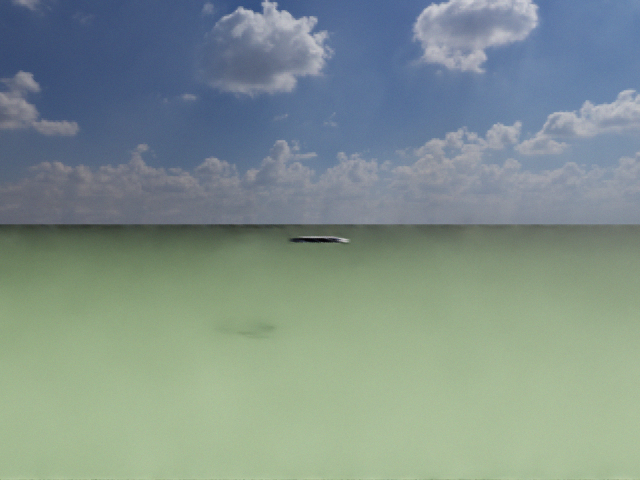
#> input picture data/gate_clean/frame_000000.png, 640 x 480 px
$ python -i detector.py   (imports and definitions only)
#> lines starting #> are read from the running program, lines starting #| are printed output that depends on the picture; after the words box and inside, x2 and y2 are one past the last pixel; in counts of white or black regions, pixels touching at a corner belong together
# -*- coding: utf-8 -*-
"""
detector.py — 自适应 Hough 圆门检测器（SparrowHawk TII 2026, §V.A Algorithm 1 复刻）
=================================================================================

论文给定参数（正文明确写出的全部保留原值）：
    预处理        降采样 → 灰度 → 高斯 → 形态学 → Canny
    Hough 圆      param1 = 30, param2 初值 = 55
    评估器 E      候选圆画在零底图上与 ROI 二值掩码按位与，重叠像素按候选圆
                  周长归一化 → 匹配分；fitDegree = 0.8, minFitDegree = 0.5,
                  保留前 maxFitNum = 3
    自适应机制    param2_update()：累加器阈值按检出半径成比例动态调整
    滑窗          每 period = 3 帧评估一帧，结果存 capacity = 7 的缓冲，
                  超限丢弃最旧；无有效候选时重置 param2；其余情况沿用上一
                  帧结果保证时序稳定

论文未给定、由本实现选定（均可从 PreprocessConfig 覆盖）：
    param2 比例律  Hough 累加器投票数近似 ∝ 圆周长 ∝ r，故取
                  param2 = clip(param2_0 · r / r_ref, p2_min, p2_max)，
                  r_ref = 工作分辨率高度 / 6。远小圆自动放宽阈值、近大圆
                  自动收紧（论文 Fig.8 干净动态集里朴素 Hough 恰是在"门的
                  像素尺寸变大后"失效的，此律即针对该失效模式）
    ROI 掩码      取 Canny 边缘图再膨胀 2px（容忍圆定位误差的容差带）
    输出稳定化    被接受的逐帧检测进 buffer，对外输出 = buffer 中位数
                  （论文只说滑窗"stabilize the estimates"，未给聚合方式）

依赖：numpy + opencv（Isaac Sim 自带 Python 4.11 / 系统 Python 4.13 均可）。
"""

from __future__ import annotations

import math
import time
from collections import deque
from dataclasses import dataclass, field
from typing import Dict, List, Optional, Tuple

import cv2
import numpy as np


# ============================================================
# 数据结构
# ============================================================

@dataclass
class GateDetection:
    """一次门检测结果（全分辨率像素坐标）。

    u, v   : 圆心像素坐标
    r      : 圆半径（像素）
    fit    : 评估器匹配分 ∈ [0,1]（buffer 中位数输出时取最优帧的 fit）
    valid  : 本帧是否给出了有效检测（滑窗沿用帧也视为 valid=True，
             因为它承载的是最近一次有效估计 —— 与论文"沿用上一帧"一致）
    latency_ms : 本帧算法耗时（含沿用帧的近零耗时，统计 FPS 时有意义）
    """

    u: float = 0.0
    v: float = 0.0
    r: float = 0.0
    fit: float = 0.0
    valid: bool = False
    latency_ms: float = 0.0

    # [7 lines left out: function normalized_errors, not called in this run]


@dataclass
class PreprocessConfig:
    """预处理与检测全部可调参数（默认 = 论文值 + 本实现选定值）。"""

    # —— 论文原值 ——
    param1: float = 30.0            # Canny 高阈值（Hough 内部用）
    param2_0: float = 55.0          # 累加器阈值初值
    fit_degree: float = 0.8         # 接受为最终结果的匹配分阈值
    min_fit_degree: float = 0.5     # 候选保留下限
    max_fit_num: int = 3            # 每帧保留候选数上限
    period: int = 3                 # 每 N 帧评估一帧
    capacity: int = 7               # 滑窗缓冲容量

    # —— 本实现选定（论文未给） ——
    downsample: int = 2             # 工作分辨率 = 全分辨率 / 此值
    min_radius: int = 5             # 工作分辨率下最小半径（px）
    max_radius: int = 130           # 工作分辨率下最大半径（px）
    min_dist: int = 24              # Hough 圆心最小间距（px）
    gauss_ksize: int = 5            # 高斯核
    morph_ksize: int = 3            # 形态学核（开运算去噪点）
    roi_dilate: int = 2             # ROI 掩码膨胀像素（匹配容差带）
    circle_thickness: int = 1       # 评估器画候选圆的线宽
    p2_min: float = 18.0            # param2 动态下限
    p2_max: float = 110.0           # param2 动态上限
    r_ref: Optional[float] = None   # param2 比例律参考半径；None = h_work/6
    # 散度门（时序一致性硬门）：实采杂乱集中柱边+地平线可拼出 fit≈1.0
    # 的假圆，纯 fit 排序会被劫持。候选与滑窗中位估计的圆心距超过
    # gate_dist_sigma·r̄ 一律拒收（不进缓冲，保持上一帧输出），连续
    # reject_flush 帧被拒则冲刷缓冲+重置 param2 重新捕获。
    gate_dist_sigma: float = 1.5
    reject_flush: int = 5


# ============================================================
# 检测器
# ============================================================

class AdaptiveHoughDetector:
    """SparrowHawk 自适应 Hough 门检测器（时序有状态，逐帧喂 BGR 图）。"""

    def __init__(self, cfg: Optional[PreprocessConfig] = None):
        self.cfg = cfg or PreprocessConfig()
        self._param2 = self.cfg.param2_0
        self._buffer: deque = deque(maxlen=self.cfg.capacity)
        self._frame_idx = 0
        self._last: Optional[GateDetection] = None
        self._r_ref_cache: Optional[float] = self.cfg.r_ref
        self._work_shape: Optional[Tuple[int, int]] = None
        self._reject_streak = 0
        # 调试/可视化信息（最近一次 process 的中间量）
        self.debug: Dict[str, np.ndarray] = {}

    # ------------------------------------------------------------
    # 主入口
    # ------------------------------------------------------------
    def process(self, bgr: np.ndarray) -> GateDetection:
        """喂一帧 BGR 图，返回检测。内部按 period 跳帧评估。"""
        t0 = time.perf_counter()
        self._frame_idx += 1

        if self._last is not None and self._frame_idx % self.cfg.period != 0:
            # 非评估帧：沿用上一帧结果（论文：保证时序稳定 + 降算力）
            out = GateDetection(self._last.u, self._last.v, self._last.r,
                                self._last.fit, valid=True,
                                latency_ms=(time.perf_counter() - t0) * 1e3)
            return out

        gray_work, roi_mask, scale = self._preprocess(bgr)

        circles = self._hough_circles(gray_work)
        scored = self._evaluate(circles, roi_mask)

        if scored:
            best = self._temporally_rerank(scored)
            if self._buffer and not self._within_gate(best[0]):
                # 散度门拦截：候选离稳定跟踪估计太远 → 视为杂波，拒收
                self._reject_streak += 1
                if self._reject_streak >= self.cfg.reject_flush:
                    self._buffer.clear()
                    self._param2 = self.cfg.param2_0
                    self._reject_streak = 0
                out = self._hold(t0)
                self.debug["roi"] = roi_mask
                self.debug["gray"] = gray_work
                return out
            self._reject_streak = 0
            if best_fit(best) >= self.cfg.fit_degree:
                det = GateDetection(u=best[0][0] * scale, v=best[0][1] * scale,
                                    r=best[0][2] * scale, fit=best_fit(best),
                                    valid=True,
                                    latency_ms=(time.perf_counter() - t0) * 1e3)
                self._buffer.append((det.u, det.v, det.r))
                self._last = det
                # param2 随半径调整（比例律见模块 docstring）
                self._update_param2(det.r / scale)   # 用工作分辨率半径
                out = self._median_output(det, t0)
            else:
                # 有候选但不够好：沿用上一帧，不动 param2（论文"其余情况"分支）
                out = self._hold(t0)
        else:
            # 完全无候选：重置 param2（论文明确：重新初始化）
            self._param2 = self.cfg.param2_0
            out = self._hold(t0)

        self.debug["roi"] = roi_mask
        self.debug["gray"] = gray_work
        self.debug["candidates"] = circles if circles is not None else np.empty((0, 3))
        return out

    # ------------------------------------------------------------
    # 预处理：降采样 → 灰度 → 高斯 → 形态学（开） → Canny(+膨胀=ROI)
    # ------------------------------------------------------------
    def _preprocess(self, bgr: np.ndarray) -> Tuple[np.ndarray, np.ndarray, float]:
        cfg = self.cfg
        h, w = bgr.shape[:2]
        scale = float(cfg.downsample)
        work = cv2.resize(bgr, (int(w / scale), int(h / scale)),
                          interpolation=cv2.INTER_AREA) if cfg.downsample > 1 else bgr
        gray = cv2.cvtColor(work, cv2.COLOR_BGR2GRAY)
        gray = cv2.GaussianBlur(gray, (cfg.gauss_ksize, cfg.gauss_ksize), 0)
        kernel = cv2.getStructuringElement(cv2.MORPH_RECT,
                                           (cfg.morph_ksize, cfg.morph_ksize))
        gray = cv2.morphologyEx(gray, cv2.MORPH_OPEN, kernel)
        self._work_shape = gray.shape                # r_ref 用真实工作分辨率
        # Canny：高阈值 = param1（与 Hough 内部一致），低 = param1/2（OpenCV 惯例）
        edges = cv2.Canny(gray, cfg.param1, max(1.0, cfg.param1 / 2.0))
        if cfg.roi_dilate > 0:
            k = cv2.getStructuringElement(
                cv2.MORPH_ELLIPSE, (2 * cfg.roi_dilate + 1, 2 * cfg.roi_dilate + 1))
            roi = cv2.dilate(edges, k)
        else:
            roi = edges
        return gray, roi, scale

    # ------------------------------------------------------------
    # Hough 圆（在平滑灰度图上跑，param1 控制其内部 Canny）
    # ------------------------------------------------------------
    def _hough_circles(self, gray: np.ndarray) -> Optional[np.ndarray]:
        cfg = self.cfg
        try:
            circles = cv2.HoughCircles(
                gray, cv2.HOUGH_GRADIENT, dp=1,
                minDist=cfg.min_dist,
                param1=cfg.param1, param2=self._param2,
                minRadius=cfg.min_radius, maxRadius=cfg.max_radius,
            )
        except cv2.error:
            return None
        if circles is None or len(circles) == 0:
            return None
        return circles[0]          # shape (N, 3)

    # ------------------------------------------------------------
    # 评估器 E：候选圆 vs ROI 掩码，重叠像素 / 完整圆周像素 → 匹配分
    # ------------------------------------------------------------
    def _evaluate(self, circles: Optional[np.ndarray],
                  roi: np.ndarray) -> List[Tuple[Tuple[float, float, float], float]]:
        """返回 [( (u,v,r), score ), ...]，按分数降序，已过滤 min_fit_degree
        与 max_fit_num。

        归一化分母 = 完整圆周的离散像素数（在大画布上画满圆计数），
        而非图像内可见部分——否则中心贴近图像边缘的候选只画出部分弧，
        分母变小、得分虚高，杂乱场景下会锁定边缘杂物（合成自测实证）。
        """
        if circles is None:
            return []
        cfg = self.cfg
        out: List[Tuple[Tuple[float, float, float], float]] = []
        for u, v, r in circles:
            u_i, v_i, r_i = int(round(u)), int(round(v)), int(round(r))
            if r_i <= 0:
                continue
            # 完整圆周像素数（与图像无关，仅半径决定）
            full_px = self._circle_px_count(r_i)
            if full_px == 0:
                continue
            score = self._overlap_score(u_i, v_i, r_i, roi, full_px)
            if score >= cfg.min_fit_degree:
                out.append(((float(u), float(v), float(r)), float(score)))
        out.sort(key=lambda s: s[1], reverse=True)
        return out[:cfg.max_fit_num]

    # [71 lines left out: functions _circle_px_count, _overlap_score, _temporally_rerank, _within_gate, _update_param2, _median_output, not called in this run]

    def _hold(self, t0: float) -> GateDetection:
        """沿用上一帧结果；历史无检测则返回无效帧。"""
        if self._last is not None:
            return GateDetection(self._last.u, self._last.v, self._last.r,
                                 self._last.fit, valid=True,
                                 latency_ms=(time.perf_counter() - t0) * 1e3)
        return GateDetection(valid=False,
                             latency_ms=(time.perf_counter() - t0) * 1e3)

    # ------------------------------------------------------------
    @property
    def param2(self) -> float:
        return self._param2

    # [5 lines left out: function reset, not called in this run]


def best_fit(item: Tuple[Tuple[float, float, float], float]) -> float:
    return item[1]

>>> import cv2
>>> picture = cv2.imread('../../data/gate_clean/frame_000000.png')
#> picture is the input picture: shape (480, 640, 3); mean B, G, R 140.4, 145.7, 128.4
>>> result = AdaptiveHoughDetector().process(picture)
#> in _preprocess, `gray = cv2.cvtColor(work, cv2.COLOR_BGR2GRAY)`:
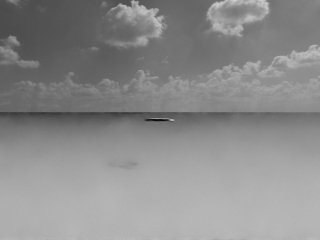
#> gray: shape (240, 320); min 9, max 205, mean 140
#> in _preprocess, `edges = cv2.Canny(gray, cfg.param1, max(1.0, cfg.param1 / 2.0))`:
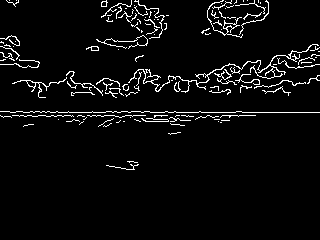
#> edges: shape (240, 320); 4.5% white in thin lines or dots, all inside (x1, y1, x2, y2) = (0, 0, 320, 170)
#> in _preprocess, `roi = cv2.dilate(edges, k)`:
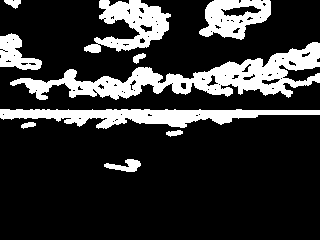
#> roi: shape (240, 320); 19.4% white; 10 white regions, largest, box (x1, y1, x2, y2) and area: (10, 42, 320, 100) 6114, (0, 109, 320, 129) 3365, (84, 0, 171, 53) 2296
#> in process, `gray_work, roi_mask, scale = self._preprocess(bgr)`: scale = 2
#> in _hough_circles, `circles = cv2.HoughCircles( gray, cv2.HOUGH_GRADIENT, dp=1, minDist=cf..`: circles = None
#> in process, `scored = self._evaluate(circles, roi_mask)`: scored = []

$ run again, on data/gate_clean/frame_000001.png
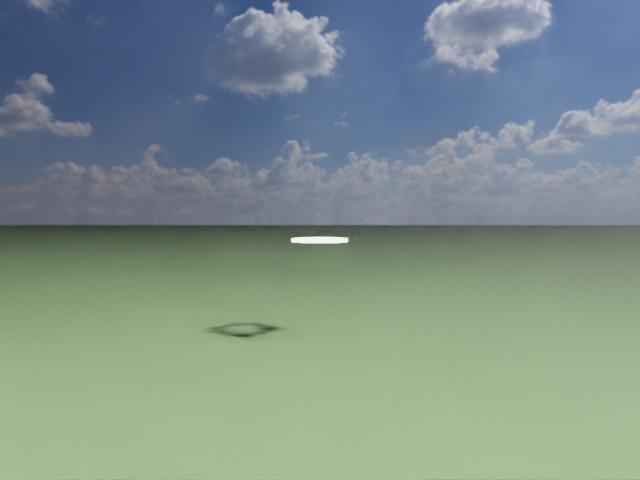
#> input picture data/gate_clean/frame_000001.png, 640 x 480 px
#> picture is the input picture: shape (480, 640, 3); mean B, G, R 138.9, 144.4, 127.1
#> in _preprocess, `edges = cv2.Canny(gray, cfg.param1, max(1.0, cfg.param1 / 2.0))`:
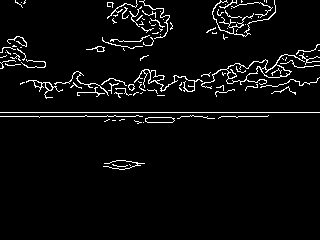
#> edges: shape (240, 320); 4.4% white in thin lines or dots, all inside (x1, y1, x2, y2) = (0, 0, 320, 170)
#> in _preprocess, `roi = cv2.dilate(edges, k)`:
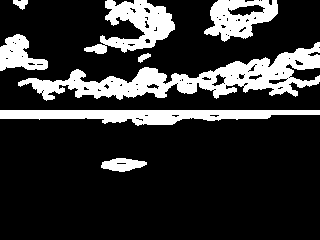
#> roi: shape (240, 320); 19.3% white; 8 white regions, largest, box (x1, y1, x2, y2) and area: (18, 42, 320, 101) 6055, (0, 110, 320, 126) 3021, (84, 0, 175, 54) 2355
#> scale = 2
#> circles = None
#> scored = []

$ run again, on data/gate_clean/frame_000003.png
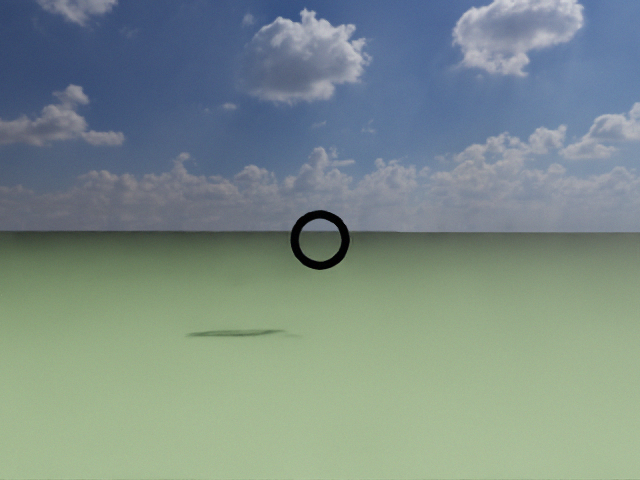
#> input picture data/gate_clean/frame_000003.png, 640 x 480 px
#> picture is the input picture: shape (480, 640, 3); mean B, G, R 136.8, 141.5, 124.3
#> in _preprocess, `edges = cv2.Canny(gray, cfg.param1, max(1.0, cfg.param1 / 2.0))`:
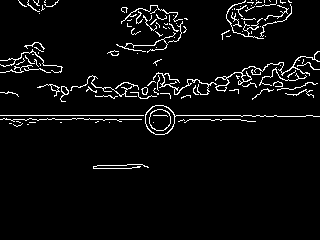
#> edges: shape (240, 320); 4.7% white in thin lines or dots, all inside (x1, y1, x2, y2) = (0, 0, 320, 169)
#> in _preprocess, `roi = cv2.dilate(edges, k)`:
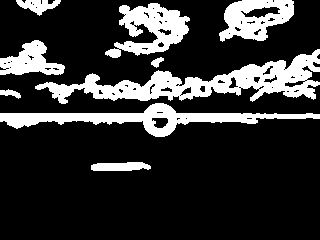
#> roi: shape (240, 320); 20% white; 9 white regions, largest, box (x1, y1, x2, y2) and area: (35, 49, 320, 104) 5480, (0, 103, 320, 137) 3348, (105, 3, 190, 58) 2354
#> scale = 2
#> in _hough_circles, `circles = cv2.HoughCircles( gray, cv2.HOUGH_GRADIENT, dp=1, minDist=cf..`: circles = [[159.5, 119.5, 14.3]]
#> the loop in _evaluate, `for u, v, r in circles:` made 1 pass
#> (u, v, r, u_i, v_i, r_i) on pass 1: (159.5, 119.5, 14.3, 160, 120, 14)
#> after the loop in _evaluate, `for u, v, r in circles:`: out = [((159.5, 119.5, 14.3), 1)]
#> best = ((159.5, 119.5, 14.3), 1)
